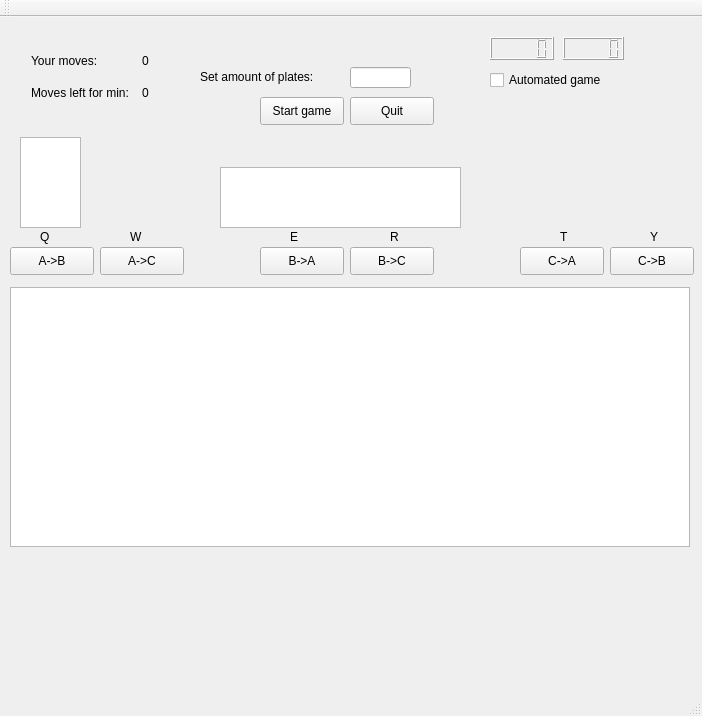
<?xml version="1.0" encoding="UTF-8"?>
<ui version="4.0">
 <class>MainWindow</class>
 <widget class="QMainWindow" name="MainWindow">
  <property name="geometry">
   <rect>
    <x>0</x>
    <y>0</y>
    <width>702</width>
    <height>716</height>
   </rect>
  </property>
  <property name="windowTitle">
   <string>MainWindow</string>
  </property>
  <widget class="QWidget" name="centralWidget">
   <widget class="QGraphicsView" name="gameInterface">
    <property name="geometry">
     <rect>
      <x>10</x>
      <y>270</y>
      <width>680</width>
      <height>260</height>
     </rect>
    </property>
   </widget>
   <widget class="QPushButton" name="AtoB">
    <property name="geometry">
     <rect>
      <x>10</x>
      <y>230</y>
      <width>84</width>
      <height>28</height>
     </rect>
    </property>
    <property name="text">
     <string>A-&gt;B</string>
    </property>
    <attribute name="buttonGroup">
     <string notr="true">buttonGroup</string>
    </attribute>
   </widget>
   <widget class="QPushButton" name="AtoC">
    <property name="geometry">
     <rect>
      <x>100</x>
      <y>230</y>
      <width>84</width>
      <height>28</height>
     </rect>
    </property>
    <property name="text">
     <string>A-&gt;C</string>
    </property>
    <attribute name="buttonGroup">
     <string notr="true">buttonGroup</string>
    </attribute>
   </widget>
   <widget class="QPushButton" name="BtoA">
    <property name="geometry">
     <rect>
      <x>260</x>
      <y>230</y>
      <width>84</width>
      <height>28</height>
     </rect>
    </property>
    <property name="text">
     <string>B-&gt;A</string>
    </property>
    <attribute name="buttonGroup">
     <string notr="true">buttonGroup</string>
    </attribute>
   </widget>
   <widget class="QPushButton" name="BtoC">
    <property name="geometry">
     <rect>
      <x>350</x>
      <y>230</y>
      <width>84</width>
      <height>28</height>
     </rect>
    </property>
    <property name="text">
     <string>B-&gt;C</string>
    </property>
    <attribute name="buttonGroup">
     <string notr="true">buttonGroup</string>
    </attribute>
   </widget>
   <widget class="QPushButton" name="CtoA">
    <property name="geometry">
     <rect>
      <x>520</x>
      <y>230</y>
      <width>84</width>
      <height>28</height>
     </rect>
    </property>
    <property name="text">
     <string>C-&gt;A</string>
    </property>
    <attribute name="buttonGroup">
     <string notr="true">buttonGroup</string>
    </attribute>
   </widget>
   <widget class="QPushButton" name="CtoB">
    <property name="geometry">
     <rect>
      <x>610</x>
      <y>230</y>
      <width>84</width>
      <height>28</height>
     </rect>
    </property>
    <property name="text">
     <string>C-&gt;B</string>
    </property>
    <attribute name="buttonGroup">
     <string notr="true">buttonGroup</string>
    </attribute>
   </widget>
   <widget class="QLabel" name="label">
    <property name="geometry">
     <rect>
      <x>200</x>
      <y>50</y>
      <width>141</width>
      <height>20</height>
     </rect>
    </property>
    <property name="text">
     <string>Set amount of plates:</string>
    </property>
   </widget>
   <widget class="QLineEdit" name="amountOfPlates">
    <property name="geometry">
     <rect>
      <x>350</x>
      <y>50</y>
      <width>61</width>
      <height>21</height>
     </rect>
    </property>
   </widget>
   <widget class="QPushButton" name="startButton">
    <property name="geometry">
     <rect>
      <x>260</x>
      <y>80</y>
      <width>84</width>
      <height>28</height>
     </rect>
    </property>
    <property name="text">
     <string>Start game</string>
    </property>
   </widget>
   <widget class="QPushButton" name="quitButton">
    <property name="geometry">
     <rect>
      <x>350</x>
      <y>80</y>
      <width>84</width>
      <height>28</height>
     </rect>
    </property>
    <property name="text">
     <string>Quit</string>
    </property>
   </widget>
   <widget class="QTextBrowser" name="textBrowser">
    <property name="geometry">
     <rect>
      <x>220</x>
      <y>150</y>
      <width>241</width>
      <height>61</height>
     </rect>
    </property>
   </widget>
   <widget class="QListWidget" name="allMoves">
    <property name="geometry">
     <rect>
      <x>20</x>
      <y>120</y>
      <width>61</width>
      <height>91</height>
     </rect>
    </property>
   </widget>
   <widget class="QWidget" name="gridLayoutWidget">
    <property name="geometry">
     <rect>
      <x>20</x>
      <y>20</y>
      <width>203</width>
      <height>80</height>
     </rect>
    </property>
    <layout class="QGridLayout" name="gridLayout">
     <item row="2" column="0">
      <widget class="QLabel" name="label_5">
       <property name="text">
        <string>Moves left for min:  </string>
       </property>
      </widget>
     </item>
     <item row="1" column="0">
      <widget class="QLabel" name="label_2">
       <property name="text">
        <string>Your moves:</string>
       </property>
      </widget>
     </item>
     <item row="1" column="1">
      <widget class="QLabel" name="count">
       <property name="text">
        <string>0</string>
       </property>
      </widget>
     </item>
     <item row="2" column="1">
      <widget class="QLabel" name="min">
       <property name="text">
        <string>0</string>
       </property>
      </widget>
     </item>
    </layout>
   </widget>
   <widget class="QLCDNumber" name="lcdMin">
    <property name="geometry">
     <rect>
      <x>490</x>
      <y>20</y>
      <width>64</width>
      <height>23</height>
     </rect>
    </property>
   </widget>
   <widget class="QLCDNumber" name="lcdSec">
    <property name="geometry">
     <rect>
      <x>563</x>
      <y>20</y>
      <width>61</width>
      <height>23</height>
     </rect>
    </property>
   </widget>
   <widget class="QCheckBox" name="autoCheck">
    <property name="geometry">
     <rect>
      <x>490</x>
      <y>50</y>
      <width>141</width>
      <height>26</height>
     </rect>
    </property>
    <property name="text">
     <string>Automated game</string>
    </property>
   </widget>
   <widget class="QLabel" name="label_3">
    <property name="geometry">
     <rect>
      <x>40</x>
      <y>210</y>
      <width>16</width>
      <height>20</height>
     </rect>
    </property>
    <property name="text">
     <string>Q</string>
    </property>
   </widget>
   <widget class="QLabel" name="label_4">
    <property name="geometry">
     <rect>
      <x>130</x>
      <y>210</y>
      <width>16</width>
      <height>20</height>
     </rect>
    </property>
    <property name="text">
     <string>W</string>
    </property>
   </widget>
   <widget class="QLabel" name="label_6">
    <property name="geometry">
     <rect>
      <x>290</x>
      <y>210</y>
      <width>16</width>
      <height>20</height>
     </rect>
    </property>
    <property name="text">
     <string>E</string>
    </property>
   </widget>
   <widget class="QLabel" name="label_7">
    <property name="geometry">
     <rect>
      <x>390</x>
      <y>210</y>
      <width>16</width>
      <height>20</height>
     </rect>
    </property>
    <property name="text">
     <string>R</string>
    </property>
   </widget>
   <widget class="QLabel" name="label_8">
    <property name="geometry">
     <rect>
      <x>560</x>
      <y>210</y>
      <width>16</width>
      <height>20</height>
     </rect>
    </property>
    <property name="text">
     <string>T</string>
    </property>
   </widget>
   <widget class="QLabel" name="label_9">
    <property name="geometry">
     <rect>
      <x>650</x>
      <y>210</y>
      <width>16</width>
      <height>20</height>
     </rect>
    </property>
    <property name="text">
     <string>Y</string>
    </property>
   </widget>
  </widget>
  <widget class="QMenuBar" name="menuBar">
   <property name="geometry">
    <rect>
     <x>0</x>
     <y>0</y>
     <width>702</width>
     <height>25</height>
    </rect>
   </property>
  </widget>
  <widget class="QToolBar" name="mainToolBar">
   <attribute name="toolBarArea">
    <enum>TopToolBarArea</enum>
   </attribute>
   <attribute name="toolBarBreak">
    <bool>false</bool>
   </attribute>
  </widget>
  <widget class="QStatusBar" name="statusBar"/>
 </widget>
 <layoutdefault spacing="6" margin="11"/>
 <resources/>
 <connections>
  <connection>
   <sender>quitButton</sender>
   <signal>clicked()</signal>
   <receiver>MainWindow</receiver>
   <slot>close()</slot>
   <hints>
    <hint type="sourcelabel">
     <x>391</x>
     <y>135</y>
    </hint>
    <hint type="destinationlabel">
     <x>358</x>
     <y>337</y>
    </hint>
   </hints>
  </connection>
 </connections>
 <buttongroups>
  <buttongroup name="buttonGroup"/>
 </buttongroups>
</ui>
